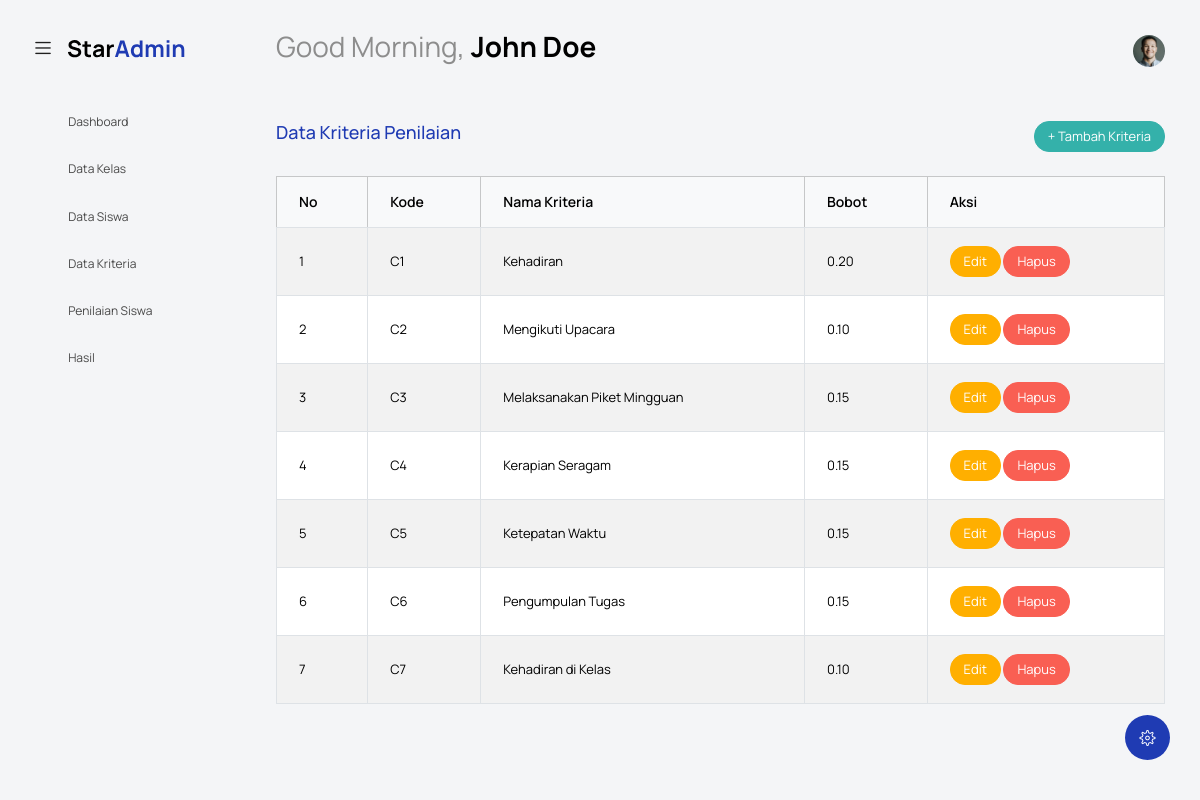
The page /index.php?controller=Kriteria&action=index (signed in) on the database its author committed.
### tables this page shows
CREATE TABLE `kriteria` (
  `kriteria_id` int NOT NULL,
  `kode` varchar(5) NOT NULL,
  `nama_kriteria` varchar(100) NOT NULL,
  `bobot` decimal(5,2) NOT NULL,
  `created_at` timestamp NULL DEFAULT CURRENT_TIMESTAMP,
  `updated_at` timestamp NULL DEFAULT CURRENT_TIMESTAMP ON UPDATE CURRENT_TIMESTAMP
);

### controllers/KriteriaController.php (called while the page is built, shortened)
<?php
require_once MODEL_PATH . 'KriteriaModel.php';
class KriteriaController {
    private $model;
    public function __construct() {
        $this->model = new KriteriaModel();
    }
    public function index() {
        $data['kriteria'] = $this->model->getAll();
        require_once VIEW_PATH . 'kriteria/index.php';
    }
}

### koneksi.php (called while the page is built, shortened)
<?php
$host = 'localhost';
$user = 'root';
$pass = '';
$dbname = 'db_sd';
$koneksi = new mysqli($host, $user, $pass, $dbname);
return $koneksi;

### models/KriteriaModel.php (called while the page is built, shortened)
<?php
class KriteriaModel {
    private $db;
    public function __construct() {
        $this->db = require BASE_PATH . '/koneksi.php';
    }
    public function getAll() {
        $query = "SELECT * FROM kriteria ORDER BY kode ASC";
        $result = $this->db->query($query);
        return $result->fetch_all(MYSQLI_ASSOC);
    }
}

### views/kriteria/index.php (the view, shortened to what this page needs)
<?php include('template/header.php'); ?>
<body class="with-welcome-text">
  <div class="container-scroller">
    <?php include 'template/navbar.php'; ?>
    <div class="container-fluid page-body-wrapper">
      <?php include 'template/setting_panel.php'; ?>
      <?php include 'template/sidebar.php'; ?>
      <div class="main-panel">
        <div class="content-wrapper">
          <div class="row">
            <div class="col-sm-12">
              <div class="d-flex justify-content-between align-items-center mb-4">
                <h4 class="text-primary">Data Kriteria Penilaian</h4>
                <a href="index.php?controller=Kriteria&action=tambah" class="btn btn-success btn-sm">+ Tambah Kriteria</a>
              </div>
              <div class="table-responsive">
                <table class="table table-bordered table-striped">
                  <thead class="table-light">
                    <tr>
                      <th>No</th>
                      <th>Kode</th>
                      <th>Nama Kriteria</th>
                      <th>Bobot</th>
                      <th>Aksi</th>
                    </tr>
                  </thead>
                  <tbody>
                    <?php $no = 1; foreach ($data['kriteria'] as $k): ?>
                      <tr>
                        <td><?= $no++ ?></td>
                        <td><?= htmlspecialchars($k['kode']) ?></td>
                        <td><?= htmlspecialchars($k['nama_kriteria']) ?></td>
                        <td><?= $k['bobot'] ?></td>
                        <td>
                          <a href="index.php?controller=Kriteria&action=edit&id=<?= $k['kriteria_id'] ?>" class="btn btn-warning btn-sm">Edit</a>
                          <a href="index.php?controller=Kriteria&action=hapus&id=<?= $k['kriteria_id'] ?>" class="btn btn-danger btn-sm" onclick="return confirm('Yakin ingin menghapus kriteria ini?')">Hapus</a>
                        </td>
                      </tr>
                    <?php endforeach; ?>
                  </tbody>
                </table>
              </div>
            </div>
          </div>
        </div>
      </div>
    </div>
  </div>
</body>
</html>

### rows shown on the page
kriteria: kode "C1", nama_kriteria "Kehadiran", bobot "0.20"
kriteria: kode "C2", nama_kriteria "Mengikuti Upacara", bobot "0.10"
kriteria: kode "C3", nama_kriteria "Melaksanakan Piket Mingguan", bobot "0.15"
kriteria: kode "C4", nama_kriteria "Kerapian Seragam", bobot "0.15"
kriteria: kode "C5", nama_kriteria "Ketepatan Waktu", bobot "0.15"
kriteria: kode "C6", nama_kriteria "Pengumpulan Tugas", bobot "0.15"
kriteria: kode "C7", nama_kriteria "Kehadiran di Kelas", bobot "0.10"
